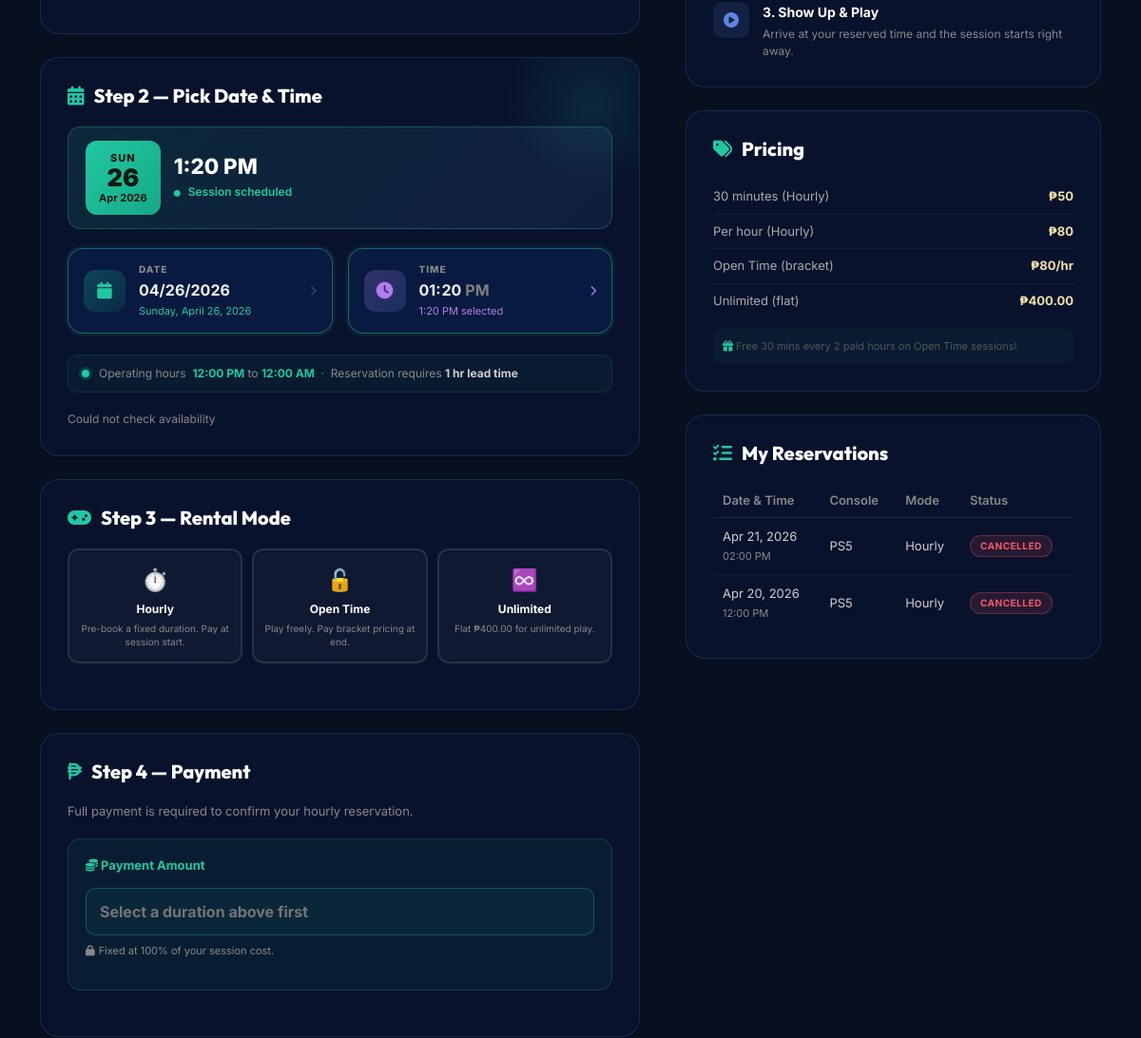
The app's page /reserve.php (signed in, middle part), older data.
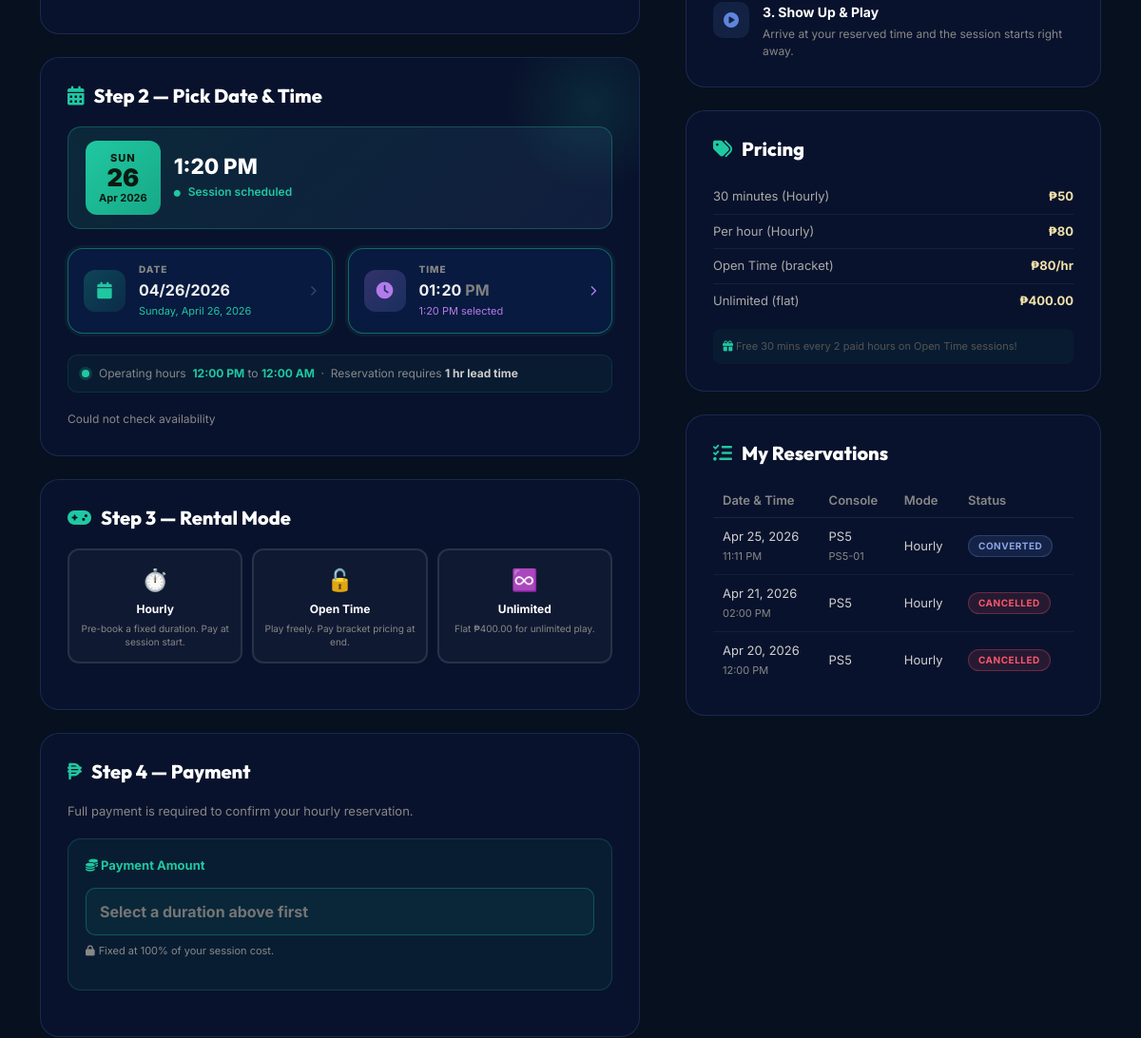
The same page, newer data.
### tables this page shows
CREATE TABLE `system_settings` (
  `setting_id` int(11) NOT NULL,
  `setting_key` varchar(50) NOT NULL,
  `setting_value` text NOT NULL,
  `description` varchar(255) DEFAULT NULL,
  `updated_at` datetime NOT NULL DEFAULT current_timestamp() ON UPDATE current_timestamp()
);

CREATE TABLE `reservations` (
  `reservation_id` int(11) NOT NULL,
  `user_id` int(11) NOT NULL,
  `console_id` int(11) DEFAULT NULL,
  `console_type` enum('PS5','Xbox Series X','PS4') NOT NULL,
  `rental_mode` enum('hourly','open_time','unlimited') NOT NULL DEFAULT 'hourly',
  `planned_minutes` int(11) DEFAULT NULL,
  `reserved_date` date NOT NULL,
  `reserved_time` time NOT NULL,
  `notes` text DEFAULT NULL,
  `downpayment_amount` decimal(10,2) NOT NULL DEFAULT 0.00,
  `downpayment_method` enum('cash','gcash','credit_card') DEFAULT NULL,
  `downpayment_paid` tinyint(1) NOT NULL DEFAULT 0,
  `status` enum('pending','confirmed','converted','cancelled','no_show') NOT NULL DEFAULT 'pending',
  `created_by` int(11) NOT NULL,
  `created_at` datetime NOT NULL DEFAULT current_timestamp(),
  `updated_at` datetime NOT NULL DEFAULT current_timestamp() ON UPDATE current_timestamp(),
  `cancelled_by` enum('user','admin') DEFAULT NULL,
  `refund_issued` tinyint(1) NOT NULL DEFAULT 0
);

CREATE TABLE `consoles` (
  `console_id` int(11) NOT NULL,
  `console_name` varchar(50) NOT NULL,
  `console_type` enum('PS5','PS4','Xbox Series X') NOT NULL,
  `unit_number` varchar(10) NOT NULL,
  `status` enum('available','in_use','maintenance') NOT NULL DEFAULT 'available',
  `hourly_rate` decimal(10,2) NOT NULL DEFAULT 0.00,
  `created_at` datetime NOT NULL DEFAULT current_timestamp()
);

### includes/db_functions.php (called while the page is built, shortened)
<?php
require_once __DIR__ . '/db_config.php';
function getConsoles($status = null, $type = null) {
    global $conn;
    $sql = "SELECT * FROM consoles WHERE 1=1";
    $sql .= " ORDER BY console_type, unit_number";
    $stmt = $conn->prepare($sql);
    $stmt->execute();
    return $stmt->get_result()->fetch_all(MYSQLI_ASSOC);
}
function getSetting($key) {
    global $conn;
    $stmt = $conn->prepare("SELECT setting_value FROM system_settings WHERE setting_key = ?");
    $stmt->bind_param("s", $key);
    $stmt->execute();
    $result = $stmt->get_result();
    if ($result->num_rows > 0) {
        return $result->fetch_assoc()['setting_value'];
    }
    return null;
}
function getMyReservations($user_id) {
    global $conn;
    $stmt = $conn->prepare(
        "SELECT r.*, c.unit_number, c.console_name
           FROM reservations r
           LEFT JOIN consoles c ON r.console_id = c.console_id
          WHERE r.user_id = ?
          ORDER BY r.reserved_date DESC, r.reserved_time DESC"
    );
    $stmt->bind_param('i', $user_id);
    $stmt->execute();
    return $stmt->get_result()->fetch_all(MYSQLI_ASSOC);
}
?>

### includes/session_helper.php (called while the page is built, shortened)
<?php
function isLoggedIn() {
    return isset($_SESSION['user_id']);
}
function getCurrentUser() {
    return [
        'user_id'   => $_SESSION['user_id'],
        'full_name' => $_SESSION['full_name'],
        'email'     => $_SESSION['email'],
        'role'      => $_SESSION['role']
    ];
}
?>

### reserve.php (the view, shortened to what the rows shown need)
<?php
require_once __DIR__ . '/includes/session_helper.php';
require_once __DIR__ . '/includes/db_functions.php';
$user    = getCurrentUser();
$allConsoles = getConsoles();
$unlimitedRate = getSetting('unlimited_rate') ?? 300;
$myReservations = getMyReservations($user['user_id']);
?>
<!DOCTYPE html>
<html lang="en">
<head>
    <link href="assets/libs/bootstrap/bootstrap.min.css" rel="stylesheet">
    <link href="assets/fonts/inter/inter.css" rel="stylesheet">
    <link href="assets/fonts/outfit/outfit.css" rel="stylesheet">
    <link rel="stylesheet" href="assets/libs/fontawesome/css/all.min.css">
    <link href="assets/libs/aos/aos.css" rel="stylesheet">
    <link rel="stylesheet" href="assets/css/style.css">
</head>
<body>
<section style="padding: clamp(32px, 6vw, 60px) 0 clamp(48px, 8vw, 80px); background: #07101f;">
    <div class="container">
        <div class="row g-5">
            <div class="col-lg-7" data-aos="fade-up">
                <form method="POST" id="reserveForm">
                    <div class="reserve-card" style="margin-bottom:24px;position:relative;overflow:hidden;" id="step2Card">
                        <h2><i class="fas fa-calendar-alt"></i> Step 2 &mdash; Pick Date &amp; Time</h2>
                    </div>
                    <div class="reserve-card" style="margin-bottom:24px;">
                        <h2><i class="fas fa-gamepad"></i> Step 3 — Rental Mode</h2>
                        <div class="mode-grid">
                            <div class="mode-card" id="mode-unlimited" onclick="selectMode('unlimited')">
                                <div class="mc-icon">♾️</div>
                                <div class="mc-name">Unlimited</div>
                                <div class="mc-desc">Flat ₱<?= $unlimitedRate ?> for unlimited play.</div>
                            </div>
                        </div>
                    </div>
                    <div class="reserve-card" style="margin-bottom:24px;" id="dpCard">
                        <h2><i class="fas fa-peso-sign"></i> Step 4 — Payment <span id="dpCardMode" style="font-size:13px;font-weight:500;color:#888;"></span></h2>
                    </div>
                </form>
            </div>
            <div class="col-lg-5" data-aos="fade-up" data-aos-delay="150">
                <div class="reserve-card" style="margin-bottom:24px;">
                    <h2><i class="fas fa-tags"></i> Pricing</h2>
                    <div style="font-size:13px;color:#aaa;line-height:1.8;">
                        <div style="display:flex;justify-content:space-between;padding:6px 0;">
                            <span>Unlimited (flat)</span><span style="color:#f1e1aa;font-weight:700;">₱<?= $unlimitedRate ?></span>
                        </div>
                    </div>
                </div>
                <div class="reserve-card">
                    <h2><i class="fas fa-list-check"></i> My Reservations</h2>
                    <?php if (empty($myReservations)): ?>
                    <div style="text-align:center;padding:30px;color:#555;">
                        <i class="fas fa-calendar-xmark" style="font-size:2rem;margin-bottom:12px;display:block;"></i>
                        No reservations yet
                    </div>
                    <?php else: ?>
                    <div style="overflow-x:auto;">
                        <table class="my-res-table">
                            <thead>
                                <tr>
                                    <th>Date & Time</th>
                                    <th>Console</th>
                                    <th>Mode</th>
                                    <th>Status</th>
                                </tr>
                            </thead>
                            <tbody>
                            <?php foreach ($myReservations as $r): ?>
                            <tr>
                                <td style="white-space:nowrap;">
                                    <?= date('M d, Y', strtotime($r['reserved_date'])) ?><br>
                                    <span style="color:#888;font-size:11px;"><?= date('h:i A', strtotime($r['reserved_time'])) ?></span>
                                </td>
                                <td>
                                    <?= htmlspecialchars($r['console_type']) ?>
                                    <?php if ($r['unit_number']): ?>
                                    <br><span style="color:#888;font-size:11px;"><?= htmlspecialchars($r['unit_number']) ?></span>
                                    <?php endif; ?>
                                </td>
                                <td><?= match($r['rental_mode']) { 'open_time' => 'Open Time', default => ucfirst($r['rental_mode']) } ?></td>
                                <td><span class="res-badge <?= $r['status'] ?>"><?= ucfirst($r['status']) ?></span></td>
                            </tr>
                            <?php endforeach; ?>
                            </tbody>
                        </table>
                    </div>
                    <?php endif; ?>
                </div>
            </div>
        </div>
    </div>
</section>
</body>
</html>

Row changes from the older to the newer data that the page shows:
added reservations: reserved_date "Apr 25, 2026", reserved_time "11:11 PM", console_type "PS5", console.unit_number "PS5-01", rental_mode "Hourly", status "CONVERTED"
